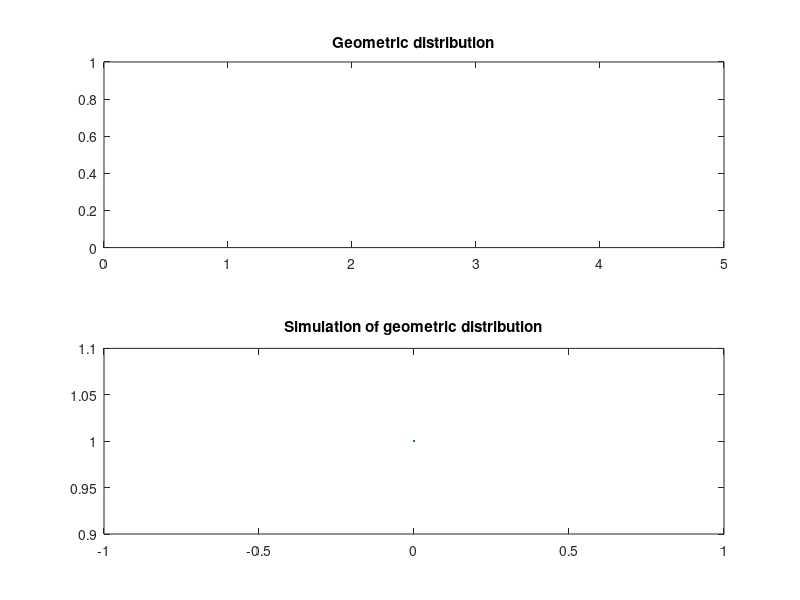

This chart was generated by the following MATLAB code:
% Using a U(0, 1) (standard uniform) random number generator, generate the common discrete probability distributions:

% c) Geometric Distribution Geo(p), with parameter p ∈ (0, 1)
% Hint: A geometric Geo(p) variable represents the number of failures 
%(i.e. the number of Bernoulli trials that ended up being failures) needed to get the first success

% Generate a Geometric variable X

p = input("Input p in (0,1): ");

% Count the number of failures -> (U<p) = 0 where U is the random generated
% Number - we do it using rand here, that occur before the first success

while(rand >= p)
    X = X+1;
end

% Generate the distribution

N = input("Input the number of simulations: ");

for i = 1:N 
    X(i)=0;
    while(rand >= p)
        X(i) = X(i) + 1;
    end  
end

% unique(A) returns the same data as in A, but with no repetitions and sorted
UX = unique(X)
% hist shows the distribution of data values
fr = hist(X, length(UX))
relative_frequency = fr/N

% Do a graphic comparison between the simulation and the distribution itself
xpdf = 0:N;
ypdf = geopdf(xpdf, p);

subplot(2,1,1);
plot(xpdf, ypdf);
title("Geometric distribution");
subplot(2,1,2);
plot(UX, relative_frequency);
title("Simulation of geometric distribution");
